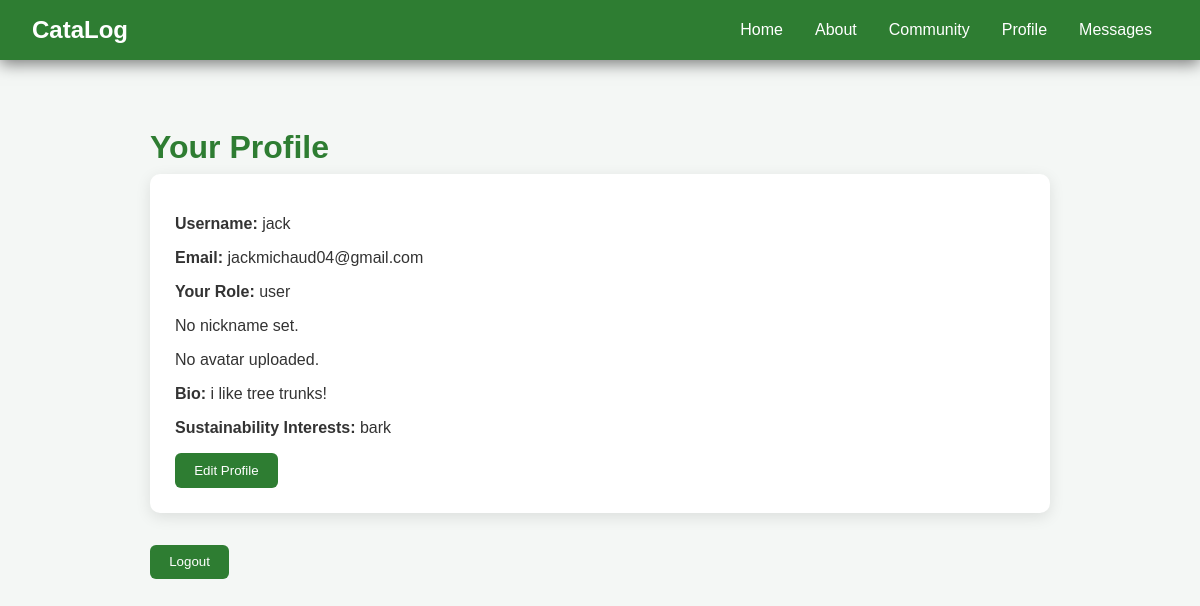
Before: /profile/ (signed in) with the older database file.
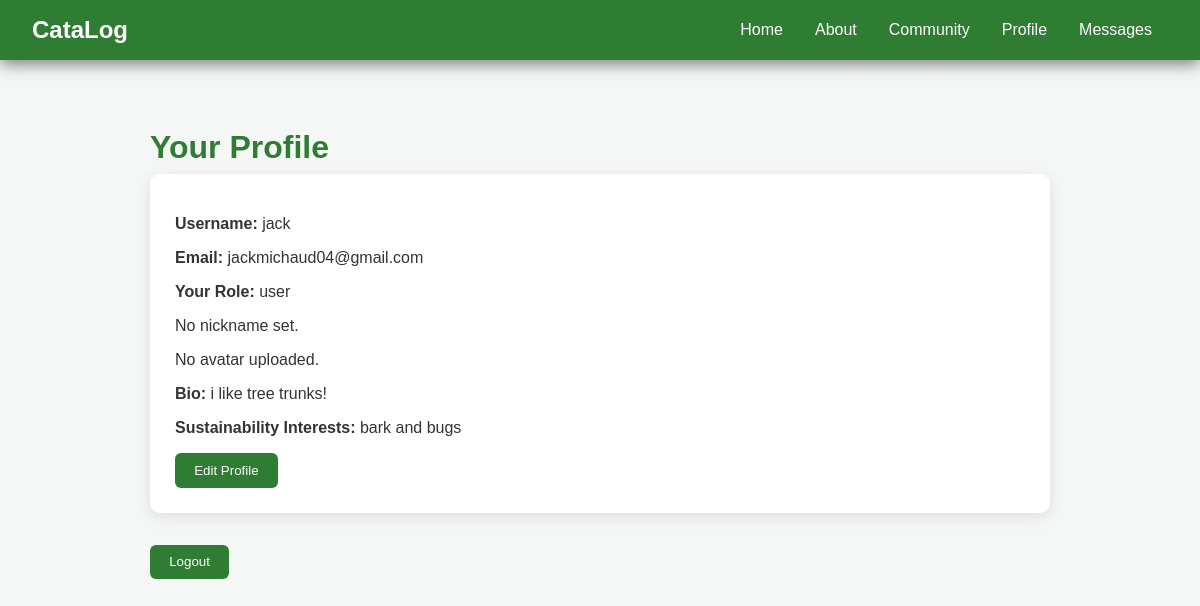
After: the same page with the newer database file.
### home/models.py (models this page shows)
class CustomUser(AbstractUser):
    ROLE_CHOICES = (
        ('user', 'User'),
        ('moderator', 'Moderator'),
    )
    role = models.CharField(max_length=10, choices=ROLE_CHOICES, default='user')
    avatar = models.ImageField(upload_to='avatars/', storage=s3_storage, null=True, blank=True)
    bio = models.TextField(blank=True)
    sustainability_interests = models.CharField(max_length=255, blank=True)
    nickname = models.CharField(max_length=100, blank=True)

### home/views.py (the view)
# urls.py: path('profile/', views.profile, name='profile'),
@login_required
def profile(request):
    if request.method == 'POST':
        form = ProfileForm(request.POST, request.FILES, instance=request.user)
        if form.is_valid():
            print("req.f", request.FILES)
            print(form.cleaned_data['avatar'])
            form.save()
            return redirect("profile")
    else:
        form = ProfileForm(instance=request.user)
    return render(request, 'home/profile.html', {'form': form})

### home/templates/home/profile.html (shortened to what this page needs)
{% extends 'base.html' %}
{% block content %}
<div class="page-container">
    <h1 class="page-title">Your Profile</h1>
    <div class="profile-box">
        <p><strong>Username:</strong> {{ user.username }}</p>
        <p><strong>Email:</strong> {{ user.email }}</p>
        <p><strong>Your Role:</strong> {{ user.role }}</p>
        <div id="display-section">
            {% if user.nickname %}
                <p><strong>Nickname:</strong> {{ user.nickname }}</p>
            {% else %}
                <p>No nickname set.</p>
            {% endif %}
            {% if user.avatar %}
                <img src="{{ request.user.avatar.url }}" alt="Avatar">
            {% else %}
                <p>No avatar uploaded.</p>
            {% endif %}
            <p id="bio-display"><strong>Bio:</strong> {{ user.bio }}</p>
            <p id="si-display">
                <strong>Sustainability Interests:</strong> {{ user.sustainability_interests }}
            </p>
        </div>
        <button id="edit-btn" class="community-btn" type="submit">Edit Profile</button>
    </div>
    <form action="/accounts/logout/" method="get" style="display:inline;">
        <button class="community-btn">Logout</button>
    </form>
</div>
{% endblock %}

### home/templates/base.html (shortened to what this page needs)
{% load static %}
<!DOCTYPE html>
<html>
<head>
    <link rel="stylesheet" href="{% static 'home/style.css' %}">
    <link href="https://api.mapbox.com/mapbox-gl-js/v3.0.0/mapbox-gl.css" rel="stylesheet">
</head>
<body>
    <nav>
        <h2>CataLog</h2>
        <ul>
            <li><a href="{% url 'index' %}">Home</a></li>
            <li><a href="{% url 'about' %}">About</a></li>
            <li><a href="{% url 'community' %}">Community</a></li>
            {% if user.is_authenticated %}
                <li><a href="{% url 'profile' %}">Profile</a></li>
                <li><a href="{% url 'conversation_list' %}">Messages</a></li>
            {% else %}
                <li><a href="/accounts/login/">Login</a></li>
            {% endif %}
        </ul>
    </nav>
    {% block content %}{% endblock %}
</body>
</html>

### home/static/home/style.css (style rules this page uses)
html, body { margin: 0; font-family: Arial, sans-serif; background-color: #f4f7f5; color: #333; height: 100%; }
nav { background-color: #2e7d32; color: white; display: flex; justify-content: space-between; align-items: center; padding-left: 2rem; padding-right: 2rem; box-shadow: 0 4px 15px rgba(0, 0, 0, 0.5); position: relative; z-index: 10; height: 60px; }
nav ul { list-style: none; display: flex; margin: 0; padding: 0; height: 100%; }
nav li { height: 100%; display: flex; align-items: center; }
nav ul a { display: flex; height: 100%; align-items: center; color: white; text-decoration: none; transition: background-color 0.3s ease; padding: 0 1rem; }
.page-container { max-width: 900px; margin: 2rem auto; padding: 1rem 2rem; }
.page-title { color: #2e7d32; font-size: 2rem; margin-bottom: 0.5rem; }
.community-btn { background-color: #2e7d32; color: white; border: none; padding: 0.6rem 1.2rem; border-radius: 6px; cursor: pointer; transition: background-color 0.2s ease-in-out; }
.profile-box { background-color: #fff; padding: 25px; border-radius: 10px; box-shadow: 0 4px 15px rgba(0, 0, 0, 0.1); margin-bottom: 2rem; }

Changed rows visible on the page:
changed CustomUser "jack": sustainability_interests "bark" → "bark and bugs"
